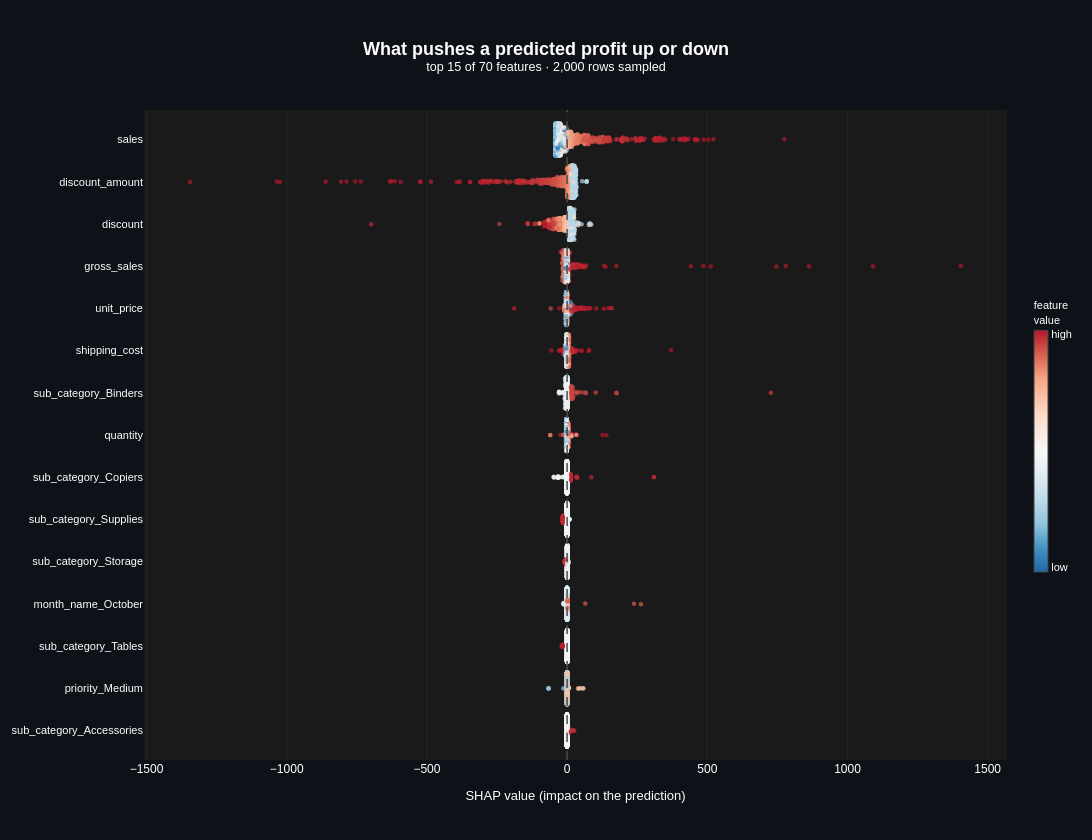

Notebook code cell kept with this figure:
### Code cell
cp.shap_summary_plot(
    shap_values, X_test_sample_df, top_n=15,
    title="What pushes a predicted profit up or down",
)

### Figure 1 — Plotly figure (JSON) as saved in the notebook; plotly's stock layout.template omitted (floating-point values rounded to 4 significant figures; data arrays with more than 128 entries replaced by an {"elided": "..."} marker saying what was removed)
{"data": [{"customdata": {"elided": "2000 float values"}, "hovertemplate": "<b>sub_category_Accessories</b><br>value %{customdata}<br>SHAP %{x:+.4g}<extra></extra>", "marker": {"cmax": 1, "cmin": 0, "color": {"elided": "2000 float values"}, "colorbar": {"len": 0.45, "thickness": 14, "tickfont": {"size": 11}, "tickmode": "array", "ticktext": ["low", "high"], "tickvals": [0.02, 0.98], "title": {"font": {"size": 11}, "text": "feature<br>value"}, "y": 0.5}, "colorscale": [[0, "#B2182B"], [0.1, "#D6604D"], [0.2, "#F4A582"], [0.35, "#FDDBC7"], [0.5, "#F7F7F7"], [0.65, "#D1E5F0"], [0.8, "#92C5DE"], [0.9, "#4393C3"], [1, "#2166AC"]], "line": {"width": 0}, "opacity": 0.7, "reversescale": true, "showscale": false, "size": 4.5}, "mode": "markers", "showlegend": false, "type": "scatter", "x": {"elided": "2000 float values"}, "y": {"elided": "2000 float values"}}, {"customdata": {"elided": "2000 float values"}, "hovertemplate": "<b>priority_Medium</b><br>value %{customdata}<br>SHAP %{x:+.4g}<extra></extra>", "marker": {"cmax": 1, "cmin": 0, "color": {"elided": "2000 float values"}, "colorbar": {"len": 0.45, "thickness": 14, "tickfont": {"size": 11}, "tickmode": "array", "ticktext": ["low", "high"], "tickvals": [0.02, 0.98], "title": {"font": {"size": 11}, "text": "feature<br>value"}, "y": 0.5}, "colorscale": [[0, "#B2182B"], [0.1, "#D6604D"], [0.2, "#F4A582"], [0.35, "#FDDBC7"], [0.5, "#F7F7F7"], [0.65, "#D1E5F0"], [0.8, "#92C5DE"], [0.9, "#4393C3"], [1, "#2166AC"]], "line": {"width": 0}, "opacity": 0.7, "reversescale": true, "showscale": false, "size": 4.5}, "mode": "markers", "showlegend": false, "type": "scatter", "x": {"elided": "2000 float values"}, "y": {"elided": "2000 float values"}}, {"customdata": {"elided": "2000 float values"}, "hovertemplate": "<b>sub_category_Tables</b><br>value %{customdata}<br>SHAP %{x:+.4g}<extra></extra>", "marker": {"cmax": 1, "cmin": 0, "color": {"elided": "2000 float values"}, "colorbar": {"len": 0.45, "thickness": 14, "tickfont": {"size": 11}, "tickmode": "array", "ticktext": ["low", "high"], "tickvals": [0.02, 0.98], "title": {"font": {"size": 11}, "text": "feature<br>value"}, "y": 0.5}, "colorscale": [[0, "#B2182B"], [0.1, "#D6604D"], [0.2, "#F4A582"], [0.35, "#FDDBC7"], [0.5, "#F7F7F7"], [0.65, "#D1E5F0"], [0.8, "#92C5DE"], [0.9, "#4393C3"], [1, "#2166AC"]], "line": {"width": 0}, "opacity": 0.7, "reversescale": true, "showscale": false, "size": 4.5}, "mode": "markers", "showlegend": false, "type": "scatter", "x": {"elided": "2000 float values"}, "y": {"elided": "2000 float values"}}, {"customdata": {"elided": "2000 float values"}, "hovertemplate": "<b>month_name_October</b><br>value %{customdata}<br>SHAP %{x:+.4g}<extra></extra>", "marker": {"cmax": 1, "cmin": 0, "color": {"elided": "2000 float values"}, "colorbar": {"len": 0.45, "thickness": 14, "tickfont": {"size": 11}, "tickmode": "array", "ticktext": ["low", "high"], "tickvals": [0.02, 0.98], "title": {"font": {"size": 11}, "text": "feature<br>value"}, "y": 0.5}, "colorscale": [[0, "#B2182B"], [0.1, "#D6604D"], [0.2, "#F4A582"], [0.35, "#FDDBC7"], [0.5, "#F7F7F7"], [0.65, "#D1E5F0"], [0.8, "#92C5DE"], [0.9, "#4393C3"], [1, "#2166AC"]], "line": {"width": 0}, "opacity": 0.7, "reversescale": true, "showscale": false, "size": 4.5}, "mode": "markers", "showlegend": false, "type": "scatter", "x": {"elided": "2000 float values"}, "y": {"elided": "2000 float values"}}, {"customdata": {"elided": "2000 float values"}, "hovertemplate": "<b>sub_category_Storage</b><br>value %{customdata}<br>SHAP %{x:+.4g}<extra></extra>", "marker": {"cmax": 1, "cmin": 0, "color": {"elided": "2000 float values"}, "colorbar": {"len": 0.45, "thickness": 14, "tickfont": {"size": 11}, "tickmode": "array", "ticktext": ["low", "high"], "tickvals": [0.02, 0.98], "title": {"font": {"size": 11}, "text": "feature<br>value"}, "y": 0.5}, "colorscale": [[0, "#B2182B"], [0.1, "#D6604D"], [0.2, "#F4A582"], [0.35, "#FDDBC7"], [0.5, "#F7F7F7"], [0.65, "#D1E5F0"], [0.8, "#92C5DE"], [0.9, "#4393C3"], [1, "#2166AC"]], "line": {"width": 0}, "opacity": 0.7, "reversescale": true, "showscale": false, "size": 4.5}, "mode": "markers", "showlegend": false, "type": "scatter", "x": {"elided": "2000 float values"}, "y": {"elided": "2000 float values"}}, {"customdata": {"elided": "2000 float values"}, "hovertemplate": "<b>sub_category_Supplies</b><br>value %{customdata}<br>SHAP %{x:+.4g}<extra></extra>", "marker": {"cmax": 1, "cmin": 0, "color": {"elided": "2000 float values"}, "colorbar": {"len": 0.45, "thickness": 14, "tickfont": {"size": 11}, "tickmode": "array", "ticktext": ["low", "high"], "tickvals": [0.02, 0.98], "title": {"font": {"size": 11}, "text": "feature<br>value"}, "y": 0.5}, "colorscale": [[0, "#B2182B"], [0.1, "#D6604D"], [0.2, "#F4A582"], [0.35, "#FDDBC7"], [0.5, "#F7F7F7"], [0.65, "#D1E5F0"], [0.8, "#92C5DE"], [0.9, "#4393C3"], [1, "#2166AC"]], "line": {"width": 0}, "opacity": 0.7, "reversescale": true, "showscale": false, "size": 4.5}, "mode": "markers", "showlegend": false, "type": "scatter", "x": {"elided": "2000 float values"}, "y": {"elided": "2000 float values"}}, {"customdata": {"elided": "2000 float values"}, "hovertemplate": "<b>sub_category_Copiers</b><br>value %{customdata}<br>SHAP %{x:+.4g}<extra></extra>", "marker": {"cmax": 1, "cmin": 0, "color": {"elided": "2000 float values"}, "colorbar": {"len": 0.45, "thickness": 14, "tickfont": {"size": 11}, "tickmode": "array", "ticktext": ["low", "high"], "tickvals": [0.02, 0.98], "title": {"font": {"size": 11}, "text": "feature<br>value"}, "y": 0.5}, "colorscale": [[0, "#B2182B"], [0.1, "#D6604D"], [0.2, "#F4A582"], [0.35, "#FDDBC7"], [0.5, "#F7F7F7"], [0.65, "#D1E5F0"], [0.8, "#92C5DE"], [0.9, "#4393C3"], [1, "#2166AC"]], "line": {"width": 0}, "opacity": 0.7, "reversescale": true, "showscale": false, "size": 4.5}, "mode": "markers", "showlegend": false, "type": "scatter", "x": {"elided": "2000 float values"}, "y": {"elided": "2000 float values"}}, {"customdata": {"elided": "2000 float values"}, "hovertemplate": "<b>quantity</b><br>value %{customdata}<br>SHAP %{x:+.4g}<extra></extra>", "marker": {"cmax": 1, "cmin": 0, "color": {"elided": "2000 float values"}, "colorbar": {"len": 0.45, "thickness": 14, "tickfont": {"size": 11}, "tickmode": "array", "ticktext": ["low", "high"], "tickvals": [0.02, 0.98], "title": {"font": {"size": 11}, "text": "feature<br>value"}, "y": 0.5}, "colorscale": [[0, "#B2182B"], [0.1, "#D6604D"], [0.2, "#F4A582"], [0.35, "#FDDBC7"], [0.5, "#F7F7F7"], [0.65, "#D1E5F0"], [0.8, "#92C5DE"], [0.9, "#4393C3"], [1, "#2166AC"]], "line": {"width": 0}, "opacity": 0.7, "reversescale": true, "showscale": false, "size": 4.5}, "mode": "markers", "showlegend": false, "type": "scatter", "x": {"elided": "2000 float values"}, "y": {"elided": "2000 float values"}}, {"customdata": {"elided": "2000 float values"}, "hovertemplate": "<b>sub_category_Binders</b><br>value %{customdata}<br>SHAP %{x:+.4g}<extra></extra>", "marker": {"cmax": 1, "cmin": 0, "color": {"elided": "2000 float values"}, "colorbar": {"len": 0.45, "thickness": 14, "tickfont": {"size": 11}, "tickmode": "array", "ticktext": ["low", "high"], "tickvals": [0.02, 0.98], "title": {"font": {"size": 11}, "text": "feature<br>value"}, "y": 0.5}, "colorscale": [[0, "#B2182B"], [0.1, "#D6604D"], [0.2, "#F4A582"], [0.35, "#FDDBC7"], [0.5, "#F7F7F7"], [0.65, "#D1E5F0"], [0.8, "#92C5DE"], [0.9, "#4393C3"], [1, "#2166AC"]], "line": {"width": 0}, "opacity": 0.7, "reversescale": true, "showscale": false, "size": 4.5}, "mode": "markers", "showlegend": false, "type": "scatter", "x": {"elided": "2000 float values"}, "y": {"elided": "2000 float values"}}, {"customdata": {"elided": "2000 float values"}, "hovertemplate": "<b>shipping_cost</b><br>value %{customdata}<br>SHAP %{x:+.4g}<extra></extra>", "marker": {"cmax": 1, "cmin": 0, "color": {"elided": "2000 float values"}, "colorbar": {"len": 0.45, "thickness": 14, "tickfont": {"size": 11}, "tickmode": "array", "ticktext": ["low", "high"], "tickvals": [0.02, 0.98], "title": {"font": {"size": 11}, "text": "feature<br>value"}, "y": 0.5}, "colorscale": [[0, "#B2182B"], [0.1, "#D6604D"], [0.2, "#F4A582"], [0.35, "#FDDBC7"], [0.5, "#F7F7F7"], [0.65, "#D1E5F0"], [0.8, "#92C5DE"], [0.9, "#4393C3"], [1, "#2166AC"]], "line": {"width": 0}, "opacity": 0.7, "reversescale": true, "showscale": false, "size": 4.5}, "mode": "markers", "showlegend": false, "type": "scatter", "x": {"elided": "2000 float values"}, "y": {"elided": "2000 float values"}}, {"customdata": {"elided": "2000 float values"}, "hovertemplate": "<b>unit_price</b><br>value %{customdata}<br>SHAP %{x:+.4g}<extra></extra>", "marker": {"cmax": 1, "cmin": 0, "color": {"elided": "2000 float values"}, "colorbar": {"len": 0.45, "thickness": 14, "tickfont": {"size": 11}, "tickmode": "array", "ticktext": ["low", "high"], "tickvals": [0.02, 0.98], "title": {"font": {"size": 11}, "text": "feature<br>value"}, "y": 0.5}, "colorscale": [[0, "#B2182B"], [0.1, "#D6604D"], [0.2, "#F4A582"], [0.35, "#FDDBC7"], [0.5, "#F7F7F7"], [0.65, "#D1E5F0"], [0.8, "#92C5DE"], [0.9, "#4393C3"], [1, "#2166AC"]], "line": {"width": 0}, "opacity": 0.7, "reversescale": true, "showscale": false, "size": 4.5}, "mode": "markers", "showlegend": false, "type": "scatter", "x": {"elided": "2000 float values"}, "y": {"elided": "2000 float values"}}, {"customdata": {"elided": "2000 float values"}, "hovertemplate": "<b>gross_sales</b><br>value %{customdata}<br>SHAP %{x:+.4g}<extra></extra>", "marker": {"cmax": 1, "cmin": 0, "color": {"elided": "2000 float values"}, "colorbar": {"len": 0.45, "thickness": 14, "tickfont": {"size": 11}, "tickmode": "array", "ticktext": ["low", "high"], "tickvals": [0.02, 0.98], "title": {"font": {"size": 11}, "text": "feature<br>value"}, "y": 0.5}, "colorscale": [[0, "#B2182B"], [0.1, "#D6604D"], [0.2, "#F4A582"], [0.35, "#FDDBC7"], [0.5, "#F7F7F7"], [0.65, "#D1E5F0"], [0.8, "#92C5DE"], [0.9, "#4393C3"], [1, "#2166AC"]], "line": {"width": 0}, "opacity": 0.7, "reversescale": true, "showscale": false, "size": 4.5}, "mode": "markers", "showlegend": false, "type": "scatter", "x": {"elided": "2000 float values"}, "y": {"elided": "2000 float values"}}, {"customdata": {"elided": "2000 float values"}, "hovertemplate": "<b>discount</b><br>value %{customdata}<br>SHAP %{x:+.4g}<extra></extra>", "marker": {"cmax": 1, "cmin": 0, "color": {"elided": "2000 float values"}, "colorbar": {"len": 0.45, "thickness": 14, "tickfont": {"size": 11}, "tickmode": "array", "ticktext": ["low", "high"], "tickvals": [0.02, 0.98], "title": {"font": {"size": 11}, "text": "feature<br>value"}, "y": 0.5}, "colorscale": [[0, "#B2182B"], [0.1, "#D6604D"], [0.2, "#F4A582"], [0.35, "#FDDBC7"], [0.5, "#F7F7F7"], [0.65, "#D1E5F0"], [0.8, "#92C5DE"], [0.9, "#4393C3"], [1, "#2166AC"]], "line": {"width": 0}, "opacity": 0.7, "reversescale": true, "showscale": false, "size": 4.5}, "mode": "markers", "showlegend": false, "type": "scatter", "x": {"elided": "2000 float values"}, "y": {"elided": "2000 float values"}}, {"customdata": {"elided": "2000 float values"}, "hovertemplate": "<b>discount_amount</b><br>value %{customdata}<br>SHAP %{x:+.4g}<extra></extra>", "marker": {"cmax": 1, "cmin": 0, "color": {"elided": "2000 float values"}, "colorbar": {"len": 0.45, "thickness": 14, "tickfont": {"size": 11}, "tickmode": "array", "ticktext": ["low", "high"], "tickvals": [0.02, 0.98], "title": {"font": {"size": 11}, "text": "feature<br>value"}, "y": 0.5}, "colorscale": [[0, "#B2182B"], [0.1, "#D6604D"], [0.2, "#F4A582"], [0.35, "#FDDBC7"], [0.5, "#F7F7F7"], [0.65, "#D1E5F0"], [0.8, "#92C5DE"], [0.9, "#4393C3"], [1, "#2166AC"]], "line": {"width": 0}, "opacity": 0.7, "reversescale": true, "showscale": false, "size": 4.5}, "mode": "markers", "showlegend": false, "type": "scatter", "x": {"elided": "2000 float values"}, "y": {"elided": "2000 float values"}}, {"customdata": {"elided": "2000 float values"}, "hovertemplate": "<b>sales</b><br>value %{customdata}<br>SHAP %{x:+.4g}<extra></extra>", "marker": {"cmax": 1, "cmin": 0, "color": {"elided": "2000 float values"}, "colorbar": {"len": 0.45, "thickness": 14, "tickfont": {"size": 11}, "tickmode": "array", "ticktext": ["low", "high"], "tickvals": [0.02, 0.98], "title": {"font": {"size": 11}, "text": "feature<br>value"}, "y": 0.5}, "colorscale": [[0, "#B2182B"], [0.1, "#D6604D"], [0.2, "#F4A582"], [0.35, "#FDDBC7"], [0.5, "#F7F7F7"], [0.65, "#D1E5F0"], [0.8, "#92C5DE"], [0.9, "#4393C3"], [1, "#2166AC"]], "line": {"width": 0}, "opacity": 0.7, "reversescale": true, "showscale": true, "size": 4.5}, "mode": "markers", "showlegend": false, "type": "scatter", "x": {"elided": "2000 float values"}, "y": {"elided": "2000 float values"}}], "layout": {"font": {"color": "white", "family": "Arial"}, "height": 840, "margin": {"b": 80, "l": 40, "r": 60, "t": 110}, "paper_bgcolor": "#0e1117", "plot_bgcolor": "#1a1a1a", "shapes": [{"line": {"color": "#4a4a4a", "dash": "dash", "width": 1.5}, "type": "line", "x0": 0, "x1": 0, "xref": "x", "y0": 0, "y1": 1, "yref": "y domain"}], "title": {"font": {"color": "white", "family": "Arial", "size": 18}, "text": "<b>What pushes a predicted profit up or down</b><br><sup>top 15 of 70 features · 2,000 rows sampled</sup>", "x": 0.5, "xanchor": "center"}, "width": 1100, "xaxis": {"gridcolor": "rgba(128,128,128,0.2)", "gridwidth": 0.5, "showgrid": true, "title": {"font": {"size": 13}, "text": "SHAP value (impact on the prediction)"}, "zeroline": false}, "yaxis": {"automargin": true, "range": [-0.7, 14.7], "showgrid": false, "tickfont": {"size": 11}, "tickmode": "array", "ticktext": ["sub_category_Accessories", "priority_Medium", "sub_category_Tables", "month_name_October", "sub_category_Storage", "sub_category_Supplies", "sub_category_Copiers", "quantity", "sub_category_Binders", "shipping_cost", "unit_price", "gross_sales", "discount", "discount_amount", "sales"], "tickvals": [0, 1, 2, 3, 4, 5, 6, 7, 8, 9, 10, 11, 12, 13, 14], "zeroline": false}}}
